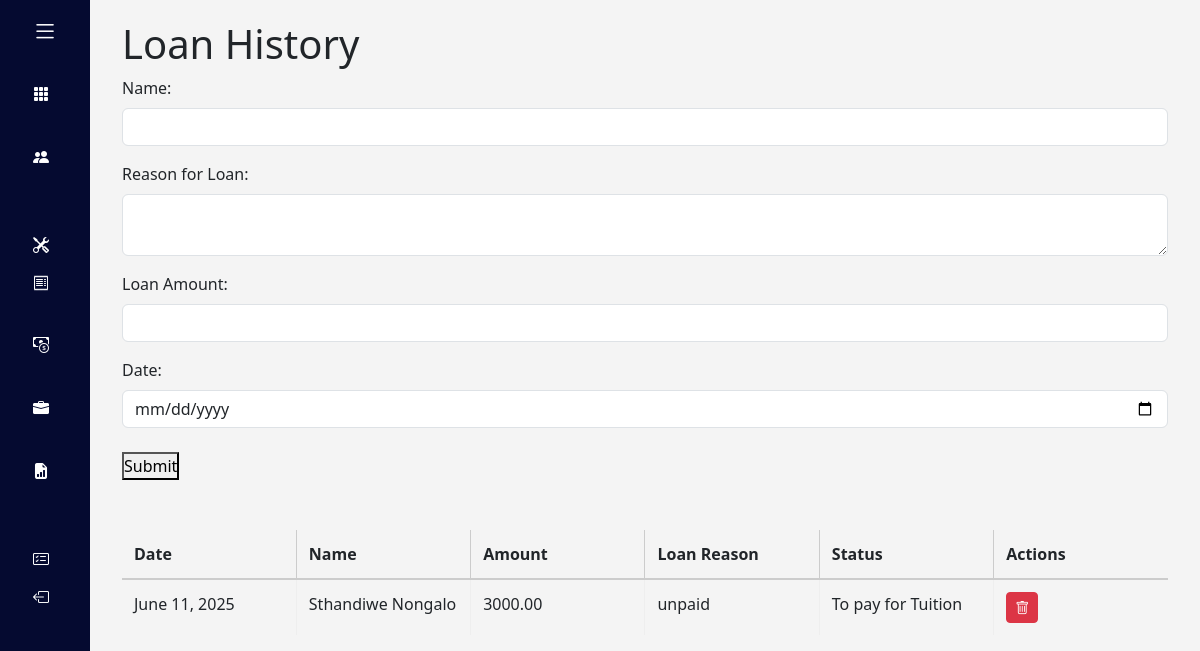
/add_loan (signed in), run on the app's committed database.
### bookkeeping/models.py (models this page shows, shortened)
class Loans(models.Model):
    user = models.ForeignKey(User, on_delete=models.CASCADE, related_name="loan")
    name = models.CharField(max_length=20, blank=True)
    loan_reason = models.TextField()
    price = models.DecimalField(max_digits=10, decimal_places=2)
    loan_date = models.DateField(default=date.today)
    STATUS_CHOICES = [
        ('paid', 'Paid'),
        ('unpaid', 'Unpaid'),
    ]
    loan_status = models.CharField(max_length=10, choices=STATUS_CHOICES, default='unpaid')

### bookkeeping/views.py (the view, shortened to what this page needs)
# urls.py: path("add_loan", views.create_loan, name="add_loan"),
def create_loan(request):
    loans = Loans.objects.all()
    return render(request,"bookkeeping/loans.html",{'loans':loans})

### bookkeeping/templates/bookkeeping/loans.html (shortened to what this page needs)
{% extends "bookkeeping/layout.html" %}
{% block body %}
<h1>Loan History</h1>
<div class="loanForm">
    <form method="POST" action="{% url 'add_loan' %}">
  <div class="mb-3">
        <label for="laoner_name" class="form-label">Name:</label>
        <input type="text" id="name" name="name" class="form-control" value="">
      </div>
        <div class="mb-3">
      <label for="loan_reason" class="form-label">Reason for Loan:</label>
      <textarea name="loan_reason" autocomplete="off" id="loan_reason" class="form-control"></textarea>
    </div>
   <div class="mb-3">
        <label for="amount" class="form-label">Loan Amount:</label>
        <input type="number" id="price" name="loan_amount" class="form-control" value="">
      </div>
       <div class="mb-4">
      <label for="DateInput" class="form-label">Date:</label>
      <input type="date" name="date" autocomplete="off" id="DateInput" class="form-control" value="">
    </div>
  <button type="submit">Submit</button>
</form>
</div>
{% if loans %}
<div class="Display">
    <table class="bids-table">
        <thead>
          <tr>
            <th>Date</th>
            <th>Name</th>
            <th>Amount</th>
            <th>Loan Reason</th>
            <th>Status</th>
            <th>Actions</th>
          </tr>
        </thead>
        <tbody>
            {% for loan in loans %}
          <tr>
            <td>{{loan.loan_date}}</td>
            <td>{{loan.name}}</td>
            <td>{{ loan.price}}</td>
            <td>{{loan.loan_status}}</td>
            <td>{{loan.loan_reason}}</td>
            <td>
              <a href="{% url 'loan_delete' loan.id %}" class="btn btn-sm btn-danger">
  <i class="bi bi-trash"></i>
</a>
            </td>
          </tr>
          {% endfor %}
        </tbody>
    </table>
</div>
{% else %}
<p>No Loan Available</p>
{% endif %}
{% endblock %}

### bookkeeping/static/bookkeeping/styles.css (style rules this page uses)
* { margin: 0; padding: 0; box-sizing: border-box; font-family: 'Segoe UI', Tahoma, Geneva, Verdana, sans-serif; }
body { display: flex; height: 100vh; overflow: hidden; }
.bids-table { width: 100%; border-collapse: collapse; table-layout: fixed; }
.bids-table th, .bids-table td { padding: 12px; text-align: left; vertical-align: top; }
.bids-table thead tr { background-color: #f4f4f4; border-bottom: 2px solid #ccc; }
.bids-table th { border-right: 1px solid #ccc; }
.bids-table td { border-right: 1px solid #eee; }
.bids-table th:last-child, .bids-table td:last-child { border-right: none; }
.Display { margin-top:50px; }

### data on the page
Loans: loan_date "June 11, 2025", name "Sthandiwe Nongalo", price "3000.00", loan_status "unpaid", loan_reason "To pay for Tuition"
